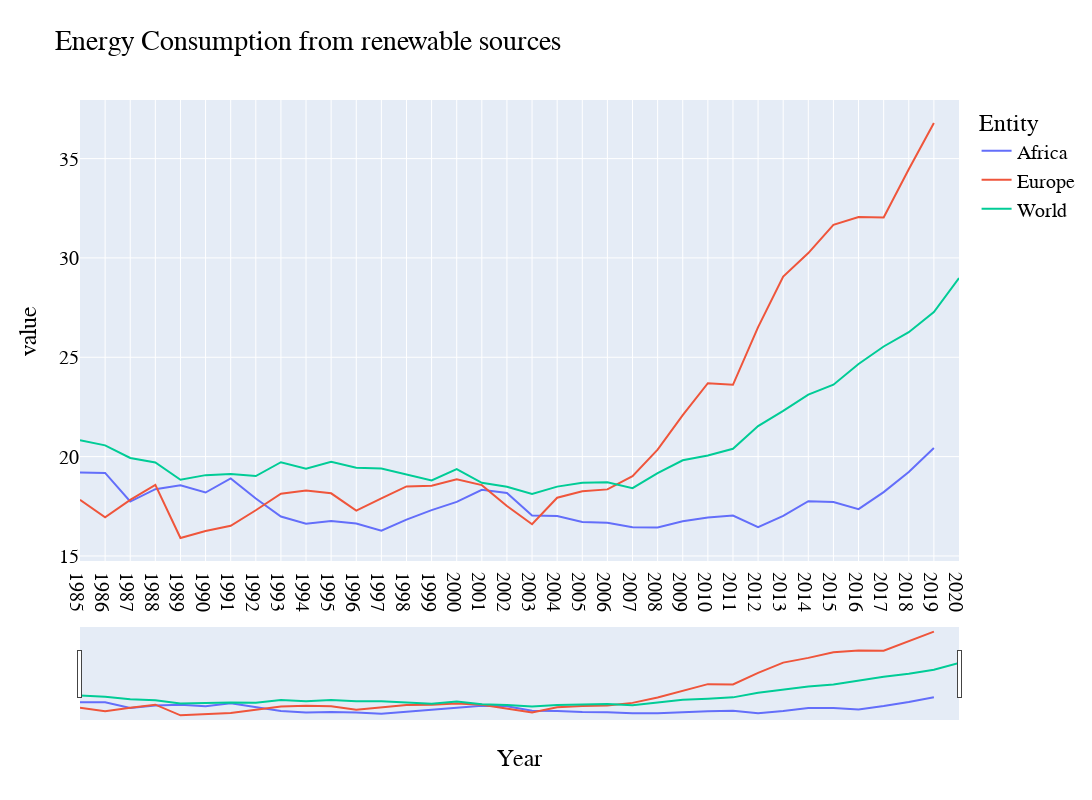

The cell this chart's notebook holds for it:
### Code cell
fig = px.line(continents, x="Year", y=continents.columns,
              title='Energy Consumption from renewable sources', width=1400, height=800)
fig.update_xaxes(
    dtick="M1",rangeslider_visible=True)
fig.update_layout(
        font=dict(
            family="Arial",
            size=20,
            color='#000000'
        ))
fig.show()

### Figure 1 — Plotly figure (JSON) as saved in the notebook; plotly's stock layout.template omitted (floating-point values rounded to 4 significant figures)
{"data": [{"hovertemplate": "Entity=Africa<br>Year=%{x}<br>value=%{y}<extra></extra>", "legendgroup": "Africa", "line": {"color": "#636efa", "dash": "solid"}, "marker": {"symbol": "circle"}, "mode": "lines", "name": "Africa", "orientation": "v", "showlegend": true, "x": [1985, 1986, 1987, 1988, 1989, 1990, 1991, 1992, 1993, 1994, 1995, 1996, 1997, 1998, 1999, 2000, 2001, 2002, 2003, 2004, 2005, 2006, 2007, 2008, 2009, 2010, 2011, 2012, 2013, 2014, 2015, 2016, 2017, 2018, 2019, 2020], "xaxis": "x", "y": [19.2, 19.18, 17.74, 18.36, 18.55, 18.19, 18.9, 17.89, 16.98, 16.62, 16.76, 16.64, 16.28, 16.83, 17.3, 17.72, 18.32, 18.17, 17.03, 17.01, 16.71, 16.67, 16.44, 16.43, 16.75, 16.94, 17.03, 16.45, 17.02, 17.76, 17.71, 17.35, 18.21, 19.22, 20.43, null], "yaxis": "y", "type": "scatter"}, {"hovertemplate": "Entity=Europe<br>Year=%{x}<br>value=%{y}<extra></extra>", "legendgroup": "Europe", "line": {"color": "#EF553B", "dash": "solid"}, "marker": {"symbol": "circle"}, "mode": "lines", "name": "Europe", "orientation": "v", "showlegend": true, "x": [1985, 1986, 1987, 1988, 1989, 1990, 1991, 1992, 1993, 1994, 1995, 1996, 1997, 1998, 1999, 2000, 2001, 2002, 2003, 2004, 2005, 2006, 2007, 2008, 2009, 2010, 2011, 2012, 2013, 2014, 2015, 2016, 2017, 2018, 2019, 2020], "xaxis": "x", "y": [17.82, 16.94, 17.82, 18.58, 15.91, 16.25, 16.52, 17.3, 18.13, 18.3, 18.15, 17.28, 17.9, 18.5, 18.54, 18.85, 18.56, 17.51, 16.6, 17.93, 18.26, 18.35, 19.02, 20.35, 22.08, 23.7, 23.61, 26.52, 29.06, 30.25, 31.67, 32.06, 32.04, 34.46, 36.79, null], "yaxis": "y", "type": "scatter"}, {"hovertemplate": "Entity=World<br>Year=%{x}<br>value=%{y}<extra></extra>", "legendgroup": "World", "line": {"color": "#00cc96", "dash": "solid"}, "marker": {"symbol": "circle"}, "mode": "lines", "name": "World", "orientation": "v", "showlegend": true, "x": [1985, 1986, 1987, 1988, 1989, 1990, 1991, 1992, 1993, 1994, 1995, 1996, 1997, 1998, 1999, 2000, 2001, 2002, 2003, 2004, 2005, 2006, 2007, 2008, 2009, 2010, 2011, 2012, 2013, 2014, 2015, 2016, 2017, 2018, 2019, 2020], "xaxis": "x", "y": [20.83, 20.57, 19.93, 19.7, 18.83, 19.07, 19.12, 19.02, 19.72, 19.39, 19.74, 19.44, 19.41, 19.12, 18.8, 19.37, 18.68, 18.48, 18.12, 18.49, 18.69, 18.71, 18.41, 19.17, 19.81, 20.06, 20.4, 21.54, 22.3, 23.12, 23.62, 24.66, 25.54, 26.26, 27.28, 28.98], "yaxis": "y", "type": "scatter"}], "layout": {"xaxis": {"anchor": "y", "domain": [0.0, 1.0], "title": {"text": "Year"}, "rangeslider": {"visible": true}, "dtick": "M1"}, "yaxis": {"anchor": "x", "domain": [0.0, 1.0], "title": {"text": "value"}}, "legend": {"title": {"text": "Entity"}, "tracegroupgap": 0}, "title": {"text": "Energy Consumption from renewable sources"}, "height": 800, "width": 1400, "font": {"family": "Arial", "size": 20, "color": "#000000"}}}
